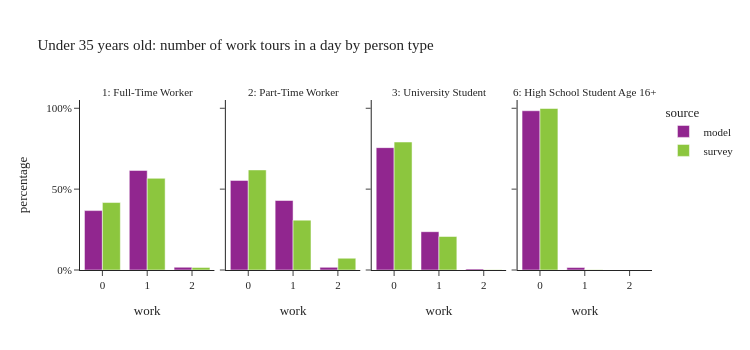

Notebook cell for this chart:
### Code cell
plot_work_tour_ptype(per_data[(per_data['ptype'].isin(worker_ptype)) & (per_data['age']<=35)],"Under 35 years old: number of work tours in a day by person type")

### Figure 1 — Plotly figure (JSON) as saved in the notebook; plotly's stock layout.template omitted (floating-point values rounded to 4 significant figures)
{"data": [{"alignmentgroup": "True", "customdata": [[256761], [430143], [11908]], "hovertemplate": "source=model<br>ptype_label=1: Full-Time Worker<br>work=%{x}<br>percentage=%{y}<br>sample_size=%{customdata[0]}<extra></extra>", "legendgroup": "model", "marker": {"color": "#91268F", "pattern": {"shape": ""}}, "name": "model", "offsetgroup": "model", "orientation": "v", "showlegend": true, "textposition": "auto", "type": "bar", "x": [0.0, 1.0, 2.0], "xaxis": "x", "y": [0.3674, 0.6155, 0.01704], "yaxis": "y"}, {"alignmentgroup": "True", "customdata": [[67443], [52319], [1994]], "hovertemplate": "source=model<br>ptype_label=2: Part-Time Worker<br>work=%{x}<br>percentage=%{y}<br>sample_size=%{customdata[0]}<extra></extra>", "legendgroup": "model", "marker": {"color": "#91268F", "pattern": {"shape": ""}}, "name": "model", "offsetgroup": "model", "orientation": "v", "showlegend": false, "textposition": "auto", "type": "bar", "x": [0.0, 1.0, 2.0], "xaxis": "x2", "y": [0.5539, 0.4297, 0.01638], "yaxis": "y2"}, {"alignmentgroup": "True", "customdata": [[102222], [31992], [882]], "hovertemplate": "source=model<br>ptype_label=3: University Student<br>work=%{x}<br>percentage=%{y}<br>sample_size=%{customdata[0]}<extra></extra>", "legendgroup": "model", "marker": {"color": "#91268F", "pattern": {"shape": ""}}, "name": "model", "offsetgroup": "model", "orientation": "v", "showlegend": false, "textposition": "auto", "type": "bar", "x": [0.0, 1.0, 2.0], "xaxis": "x3", "y": [0.7567, 0.2368, 0.006529], "yaxis": "y3"}, {"alignmentgroup": "True", "customdata": [[125587], [1943]], "hovertemplate": "source=model<br>ptype_label=6: High School Student Age 16+<br>work=%{x}<br>percentage=%{y}<br>sample_size=%{customdata[0]}<extra></extra>", "legendgroup": "model", "marker": {"color": "#91268F", "pattern": {"shape": ""}}, "name": "model", "offsetgroup": "model", "orientation": "v", "showlegend": false, "textposition": "auto", "type": "bar", "x": [0.0, 1.0], "xaxis": "x4", "y": [0.9848, 0.01524], "yaxis": "y4"}, {"alignmentgroup": "True", "customdata": [[782], [585], [13]], "hovertemplate": "source=survey<br>ptype_label=1: Full-Time Worker<br>work=%{x}<br>percentage=%{y}<br>sample_size=%{customdata[0]}<extra></extra>", "legendgroup": "survey", "marker": {"color": "#8CC63E", "pattern": {"shape": ""}}, "name": "survey", "offsetgroup": "survey", "orientation": "v", "showlegend": true, "textposition": "auto", "type": "bar", "x": [0.0, 1.0, 2.0], "xaxis": "x", "y": [0.4171, 0.5669, 0.01597], "yaxis": "y"}, {"alignmentgroup": "True", "customdata": [[79], [47], [3]], "hovertemplate": "source=survey<br>ptype_label=2: Part-Time Worker<br>work=%{x}<br>percentage=%{y}<br>sample_size=%{customdata[0]}<extra></extra>", "legendgroup": "survey", "marker": {"color": "#8CC63E", "pattern": {"shape": ""}}, "name": "survey", "offsetgroup": "survey", "orientation": "v", "showlegend": false, "textposition": "auto", "type": "bar", "x": [0.0, 1.0, 2.0], "xaxis": "x2", "y": [0.6188, 0.3084, 0.07283], "yaxis": "y2"}, {"alignmentgroup": "True", "customdata": [[227], [50], [1]], "hovertemplate": "source=survey<br>ptype_label=3: University Student<br>work=%{x}<br>percentage=%{y}<br>sample_size=%{customdata[0]}<extra></extra>", "legendgroup": "survey", "marker": {"color": "#8CC63E", "pattern": {"shape": ""}}, "name": "survey", "offsetgroup": "survey", "orientation": "v", "showlegend": false, "textposition": "auto", "type": "bar", "x": [0.0, 1.0, 2.0], "xaxis": "x3", "y": [0.7914, 0.2072, 0.001421], "yaxis": "y3"}, {"alignmentgroup": "True", "customdata": [[88], [1]], "hovertemplate": "source=survey<br>ptype_label=6: High School Student Age 16+<br>work=%{x}<br>percentage=%{y}<br>sample_size=%{customdata[0]}<extra></extra>", "legendgroup": "survey", "marker": {"color": "#8CC63E", "pattern": {"shape": ""}}, "name": "survey", "offsetgroup": "survey", "orientation": "v", "showlegend": false, "textposition": "auto", "type": "bar", "x": [0.0, 1.0], "xaxis": "x4", "y": [0.9986, 0.001362], "yaxis": "y4"}], "layout": {"annotations": [{"font": {}, "showarrow": false, "text": "1: Full-Time Worker", "x": 0.1175, "xanchor": "center", "xref": "paper", "y": 1.0, "yanchor": "bottom", "yref": "paper"}, {"font": {}, "showarrow": false, "text": "2: Part-Time Worker", "x": 0.3725, "xanchor": "center", "xref": "paper", "y": 1.0, "yanchor": "bottom", "yref": "paper"}, {"font": {}, "showarrow": false, "text": "3: University Student", "x": 0.6275, "xanchor": "center", "xref": "paper", "y": 1.0, "yanchor": "bottom", "yref": "paper"}, {"font": {}, "showarrow": false, "text": "6: High School Student Age 16+", "x": 0.8825, "xanchor": "center", "xref": "paper", "y": 1.0, "yanchor": "bottom", "yref": "paper"}], "barmode": "group", "height": 350, "legend": {"title": {"text": "source"}, "tracegroupgap": 0}, "title": {"text": "Under 35 years old: number of work tours in a day by person type"}, "width": 750, "xaxis": {"anchor": "y", "domain": [0.0, 0.235], "title": {"text": "work"}}, "xaxis2": {"anchor": "y2", "domain": [0.255, 0.49], "matches": "x", "title": {"text": "work"}}, "xaxis3": {"anchor": "y3", "domain": [0.51, 0.745], "matches": "x", "title": {"text": "work"}}, "xaxis4": {"anchor": "y4", "domain": [0.765, 1.0], "matches": "x", "title": {"text": "work"}}, "yaxis": {"anchor": "x", "domain": [0.0, 1.0], "tickformat": ".0%", "title": {"text": "percentage"}}, "yaxis2": {"anchor": "x2", "domain": [0.0, 1.0], "matches": "y", "showticklabels": false, "tickformat": ".0%"}, "yaxis3": {"anchor": "x3", "domain": [0.0, 1.0], "matches": "y", "showticklabels": false, "tickformat": ".0%"}, "yaxis4": {"anchor": "x4", "domain": [0.0, 1.0], "matches": "y", "showticklabels": false, "tickformat": ".0%"}}}
